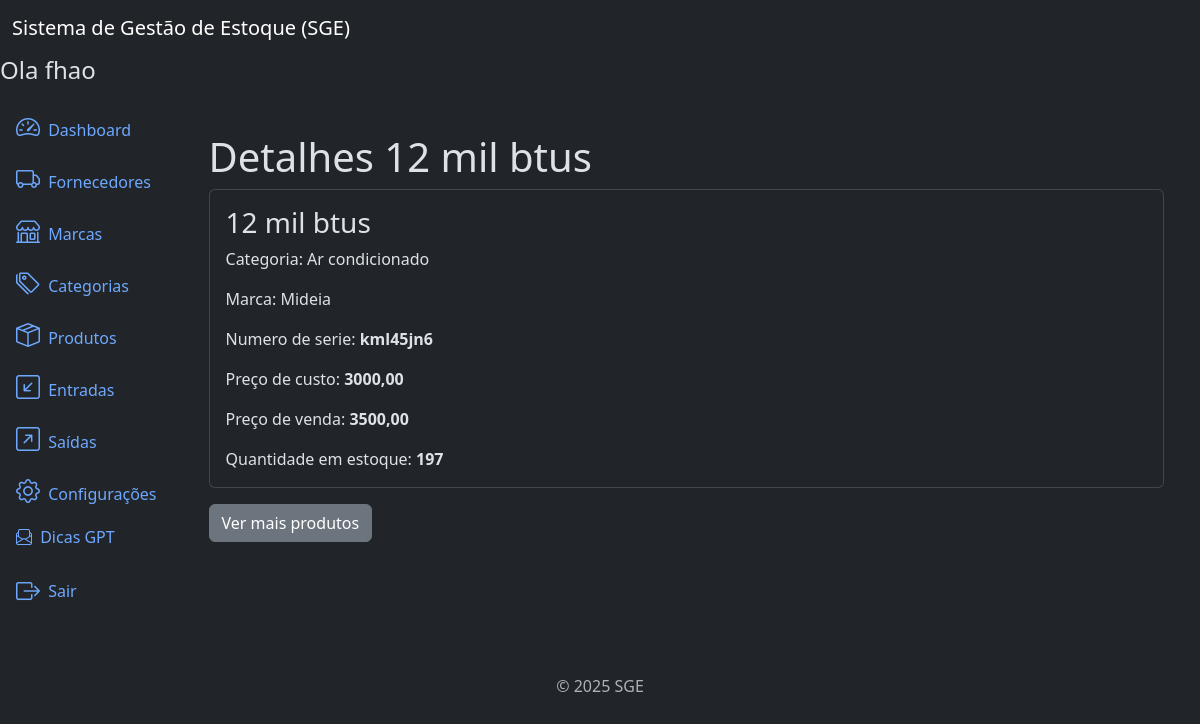
The page /products/7/detail/ (signed in) on the database its author committed.
### products/models.py (models this page shows, shortened)
class Product(models.Model):
    title = models.CharField(
        max_length=500
    )
    brand = models.ForeignKey(
        Brand,
        on_delete=models.PROTECT,
        related_name='products'
    )
    category = models.ForeignKey(
        Category,
        on_delete=models.PROTECT,
        related_name='products'
    )
    description = models.TextField(
        blank=True,
        null=True,
    )
    serie_number = models.CharField(
        max_length=200,
        blank=True,
        null=True,
    )
    cost_price = models.DecimalField(
        max_digits=20,
        decimal_places=2,
    )  # preço de custo
    selling_price = models.DecimalField(
        max_digits=20,
        decimal_places=2,
    )  # preço vendido
    quantity = models.IntegerField(
        default=0,
    )
    created_at = models.DateTimeField(
        auto_now_add=True,
    )
    updated_at = models.DateTimeField(
        auto_now=True
    )
    class Meta:
        ordering = ['title']

### categories/models.py (models this page shows)
class Category(models.Model):
    name = models.CharField(max_length=500)
    description = models.TextField(
        blank=True,
        null=True,
    )
    created_at = models.DateTimeField(
        auto_now_add=True
    )
    updated_at = models.DateTimeField(
        auto_now=True
    )
    class Meta:
        ordering = ['name']
    def __str__(self):
        return self.name

### brands/models.py (models this page shows)
class Brand(models.Model):
    name = models.CharField(max_length=500)
    description = models.TextField(
        blank=True,
        null=True,
    )
    created_at = models.DateTimeField(
        auto_now_add=True
    )
    updated_at = models.DateTimeField(
        auto_now=True
    )
    class Meta:
        ordering = ['name']
    def __str__(self):
        return self.name

### products/views.py (the view)
# urls.py: path('products/<int:pk>/detail/', views.ProductDetailView.as_view(), name='product_detail'),
class ProductDetailView(LoginRequiredMixin, PermissionRequiredMixin, DetailView):
    model = models.Product
    template_name = 'product_detail.html'
    permission_required = 'products.view_product'

### products/templates/product_detail.html (shortened to what this page needs)
{% extends 'base.html' %}
{% block content %}
<div class="container mt-4">
   <h3 class="display-6"> Detalhes {{ object.title }}</h3>
   <div class="card">
      <div class="card-body">
         <h3 class="card-title">{{ object.title }}</h3>
         <p class="card-text">Categoria: {{ object.category }}</p>
         <p class="card-text">Marca: {{ object.brand }}</p>
         <p class="card-text">Numero de serie: <strong>{{ object.serie_number }}</strong></p>
         <p class="card-text">Preço de custo: <strong>{{ object.cost_price }}</strong></p>
         <p class="card-text">Preço de venda: <strong>{{ object.selling_price }}</strong></p>
         <p class="card-text">Quantidade em estoque: <strong>{{ object.quantity }}</strong></p>
      </div>
   </div>
   <a href="{% url 'product_list' %}" class="btn btn-secondary mt-3">Ver mais produtos</a>
</div>
{% endblock %}

### app/templates/components/_header.html
<nav class="navbar navbar-expand-lg navbar-light bg-dark">
  <div class="container-fluid">
    <a class="navbar-brand text-white" href="#">Sistema de Gestão de Estoque (SGE)</a>
  </div>
</nav>
<h4>Ola {{ user.username }}</h4>

### rows shown on the page
Product: title "12 mil btus", category "Ar condicionado", brand "Mideia", serie_number "kml45jn6", cost_price "3000,00", selling_price "3500,00", quantity "197"

### other values the page prints
{{ user.username }} "fhao"
